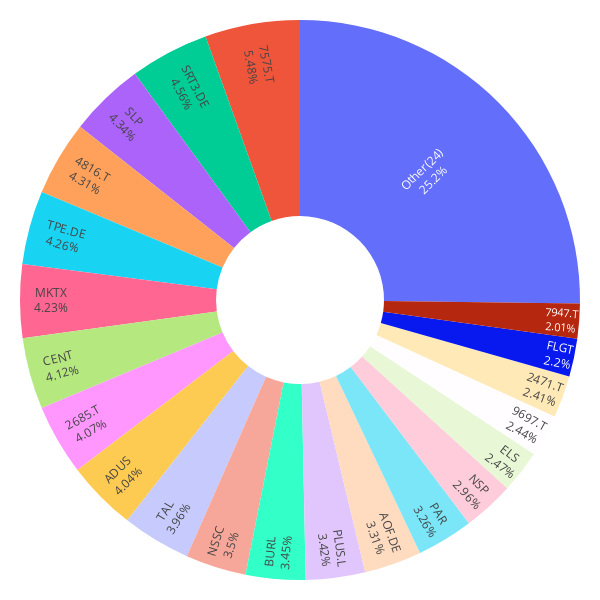

The notebook cell saved with this chart:
### Code cell
importlib.reload(lstm_utils)
importlib.reload(mpt_utils)

weights_1m, mu_1m, S_1m, allocations_1m = mpt_utils.portfolio_and_plot(df_forecast_1m, df)

### Figure 1 — Plotly figure (JSON) as saved in the notebook; plotly's stock layout.template omitted (floating-point values rounded to 4 significant figures)
{"data": [{"hole": 0.3, "insidetextorientation": "radial", "labels": ["NSP", "MKTX", "ELS", "CENT", "7947.T", "NSSC", "BURL", "TPE.DE", "SRT3.DE", "PAR", "AOF.DE", "SLP", "4816.T", "7575.T", "TAL", "FLGT", "ADUS", "2685.T", "PLUS.L", "9697.T", "2471.T", "Other(24)"], "textinfo": "label+percent", "textposition": "inside", "values": [0.0109, 0.0156, 0.0091, 0.0152, 0.0074, 0.0129, 0.0127, 0.0157, 0.0168, 0.012, 0.0122, 0.016, 0.0159, 0.0202, 0.0146, 0.0081, 0.0149, 0.015, 0.0126, 0.009, 0.0089, 0.0929], "type": "pie"}], "layout": {"margin": {"l": 20, "r": 20, "t": 20, "b": 20}, "font": {"color": "black"}, "height": 600, "width": 600, "paper_bgcolor": "white", "plot_bgcolor": "white", "showlegend": false}}
